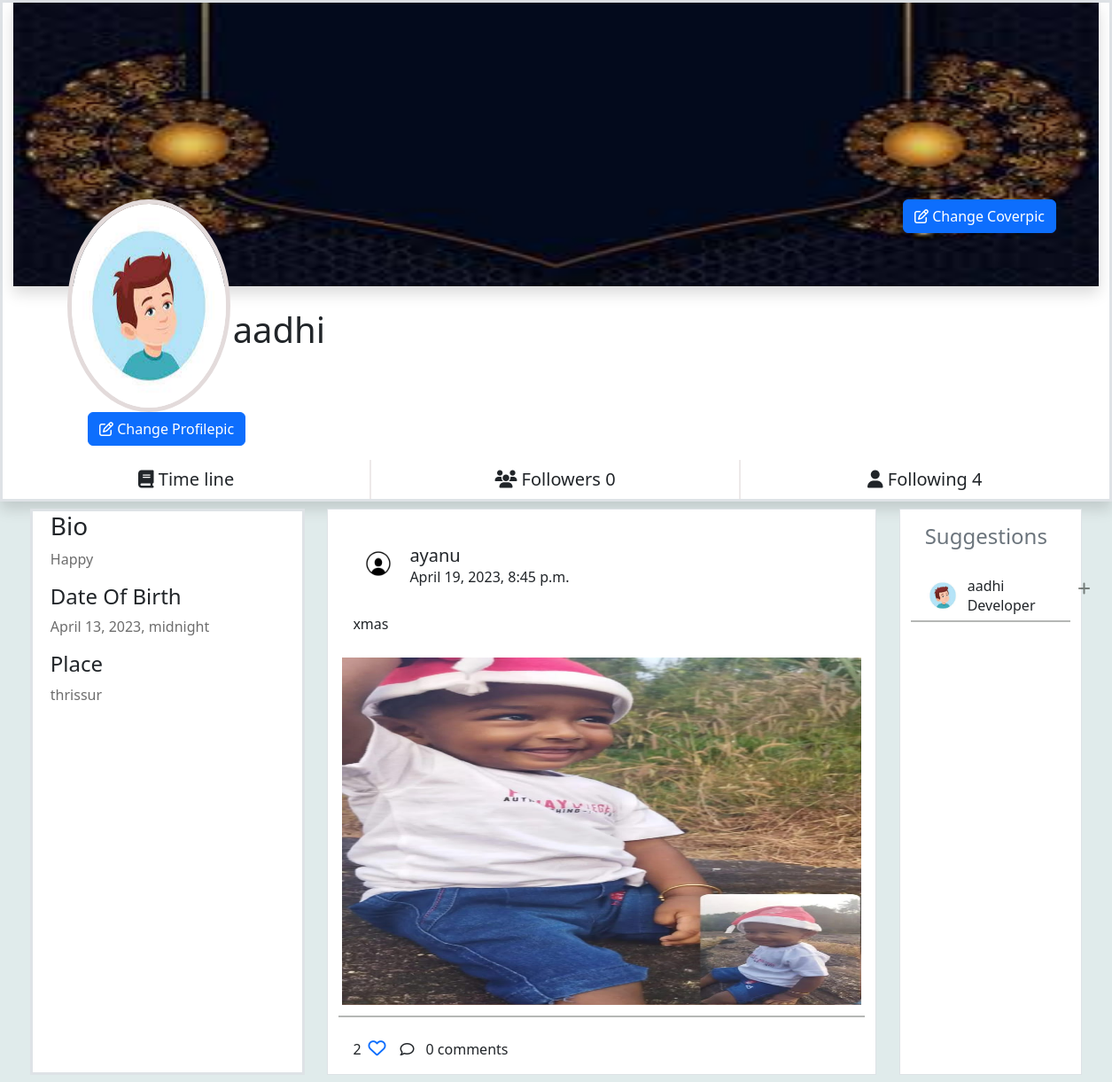
The page /profiles/1/detail/ (signed in) on the database as committed earlier.
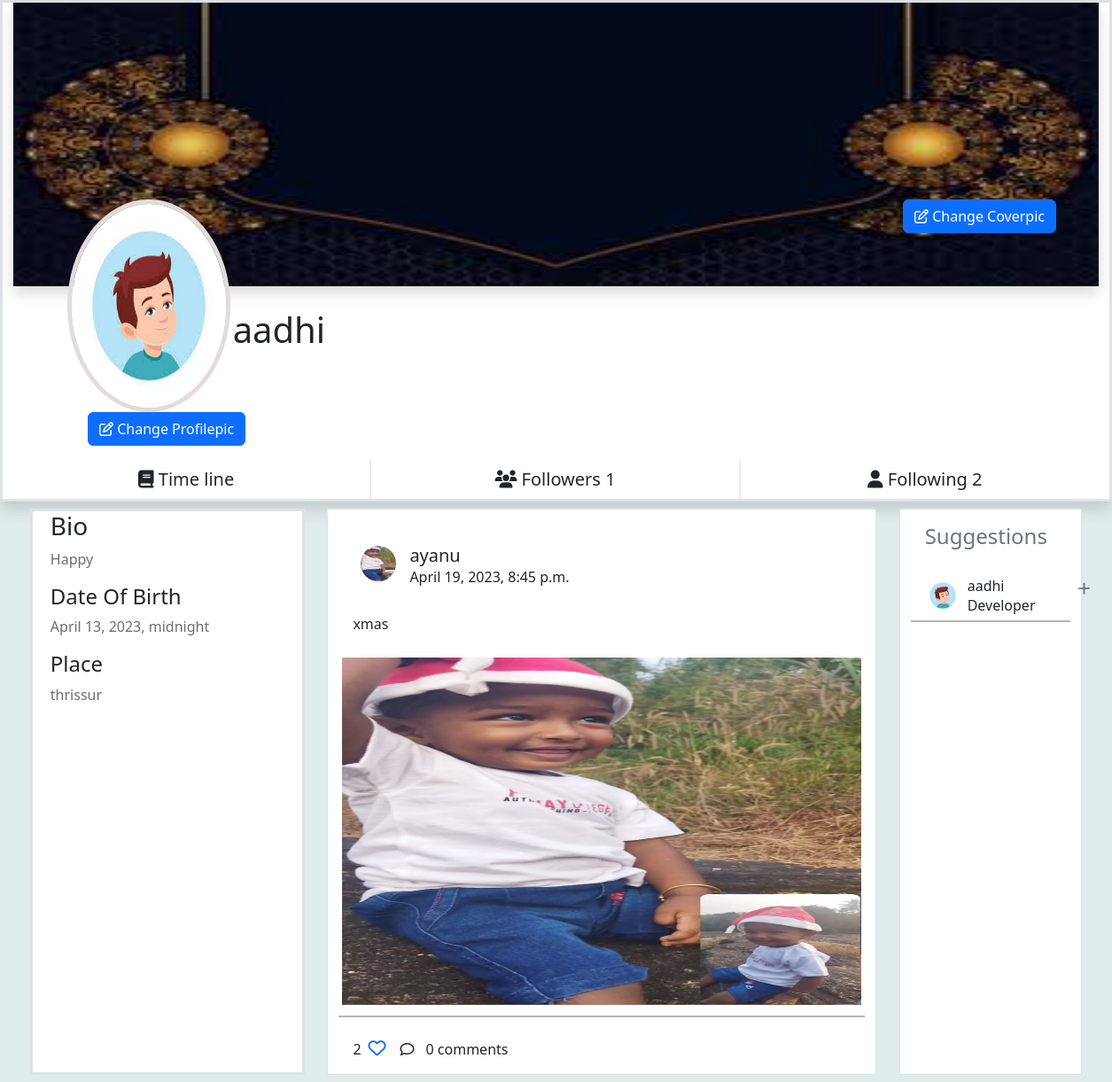
The same page on the database as committed later.
### myapp/models.py (models this page shows, shortened)
class UserProfile(models.Model):
    user=models.OneToOneField(User,on_delete=models.CASCADE,related_name="profile")
    profile_pic=models.ImageField(upload_to="profilepics",blank=True,default="/profilepics/default.jpg")
    bio=models.CharField(max_length=200,null=True)
    address=models.CharField(max_length=200,null=True)
    dob=models.DateTimeField(null=True)
    following=models.ManyToManyField("self",related_name="followed_by",symmetrical=False)
    created_date=models.DateTimeField(auto_now_add=True)
    cover_pic=models.ImageField(upload_to="coverpic",default="/profilepics/finsta.jpg",blank=True)
    def __str__(self):
        return self.user.username

class Posts(models.Model):
    title=models.CharField(max_length=200)
    image=models.ImageField(upload_to="postimages",null=True,blank=True)
    user=models.ForeignKey(User,on_delete=models.CASCADE,related_name="userposts")
    created_date=models.DateTimeField(auto_now_add=True)
    liked_by=models.ManyToManyField(User,related_name="post_like")

### myapp/views.py (the view)
# urls.py: path('profiles/<int:pk>/detail/',views.ProfileDetailView.as_view(),name="profile-detail"),
@method_decorator(sign_required,name="dispatch")
class ProfileDetailView(DetailView):
    model=UserProfile
    template_name="profile.html"
    context_object_name="profile"

### myapp/views.py (called while the page is built)
def sign_required(fn):
    def wrapper(request,*args,**kwargs):
        if not request.user.is_authenticated:
            messages.error(request,"please login!!!")
            return redirect("signin")
        return fn(request,*args,**kwargs)
    return wrapper

### myapp/templates/profile.html (shortened to what the changed rows need)
<!DOCTYPE html>
{%load static%}
<html lang="en">
<head>
    <link rel="stylesheet" href="https://cdnjs.cloudflare.com/ajax/libs/font-awesome/6.3.0/css/all.min.css"
 />
    <link href="https://cdn.jsdelivr.net/npm/bootstrap@5.3.0-alpha1/dist/css/bootstrap.min.css" rel="stylesheet"
>
    <link rel="stylesheet" href="{%static 'css/profile.css'%}">
</head>
<body style="background-color: rgb(224, 235, 235);">
    <div class="container-fluid border border-3 shadow bg-white">
        <div class="cover_section">
            <img class="coverpic shadow" src="{{profile.cover_pic.url}}" alt="">
        </div>
        <div class="profile_section d-flex justify-content-between">
            <img class="propic" src="{{profile.profile_pic.url}}" alt="">
            <h1 class="onwername ">{{profile}}</h1>
            <div class=" me-5"> <button href="" class="btn btn-primary" data-bs-toggle="modal"
                    data-bs-target="#exampleModal"><i class="fa-regular fa-pen-to-square"></i>
                    Change Coverpic</button></div>
        </div>
        <div class="row d-flex justify-content-evenly">
            <div class="col-4 text-center mt-3 swich ">
                <button class="btn fs-5" data-bs-toggle="modal" data-bs-target="#exampleModalfws"><span>
                    </span> Followers {{profile.followed_by.all | length}}
                </button>
            </div>
            <div class="col-4 text-center mt-3  "><button class="btn fs-5" data-bs-toggle="modal" data-bs-target="#exampleModalfls" ><span>
                        </span> Following {{profile.following.all | length}}
                    </button></div>
        </div>
    </div>
    <div class="container-fluid ">
        <div class="row p-2 d-flex justify-content-evenly">
            <div class="col-3 bg-white  border border-3 ">
                <div class="ms-2">
                    <h3 class="">Bio</h3>
                    <p class=" o">{{profile.bio}}</p>
                    <h4>Date Of Birth</h4>
                    <p class="o">{{profile.dob}}</p>
                    <h4>Place</h4>
                    <p class="o">{{profile.address}}</p>
                </div>
            </div>
            <div class="col-6 bg-white  border">
                {%for post in user.userposts.all%}
                <div class="row">
                    <div class="col-12">
                        <div class="allpost mt-4 bg-white">
                            <div class="d-flex p-3">
                                <div class="ms-2">
                                    <img class="ownerpic" src="{{post.user.profile.profile_pic.url}}" alt="">
                                </div>
                                <div class="ms-3">
                                    <h5 class="m-0">{{post.user}}</h5>
                                    <p class="m-0">{{post.created_date}}</p>
                                </div>
                            </div>
                            <div class="posttitle p-3">
                                <h6>{{post.title}}</h6>
                            </div>
                            <div>
                                {%if post.image%}
                                <img class="postimg" src="{{post.image.url}}" alt="">
                                {%endif%}
                            </div>
                            <div class="lines mt-2 mb-2"></div>
                            <div class="d-flex">
                                <div class="ms-3  d-flex  align-items-center">
                                    <p class="mt-3">{{post.liked_by.all | length}}</p>
                                    <a href=""><i class="love fa-sharp fa-regular fa-heart ms-2"></i></a>
                                </div>
                                <div class="ms-3  d-flex  align-items-center">
                                    <i class="fa-regular fa-comment"></i>
                                    <div class="dropdown">
                                        <a class="btn " href="#" role="button" data-bs-toggle="dropdown"
                                            aria-expanded="false">
                                            {{post.post_comment.all.count}} comments
                                        </a>
                                    </div>
                                </div>
                            </div>
                        </div>
                    </div>
                </div>
                {%endfor%}
            </div>
            <div class="col-2 bg-white  border">
                <div class="profilesection bg-white">
                    <div class="p-item ">
                        <div class="peoples d-flex mt-3 ms-3">
                            <div>
                                <img class="peopleimg" src="{{profile.profile_pic.url}}" alt="">
                            </div>
                            <div class="ms-2">
                                <h6 class="m-0">{{profile}}</h6>
                                <p class="m-0">Developer</p>
                            </div>
                        </div>
                    </div>
                </div>
            </div>
        </div>
    </div>
</body>
</html>

Rows that differ between the two databases and show on the page:
computed for UserProfile "Happy": followed_by.all|length "0" → "1"; following.all|length "4" → "2"
changed through a linked row, Posts "xmas": user.profile.profile_pic: picture added in place of a placeholder
